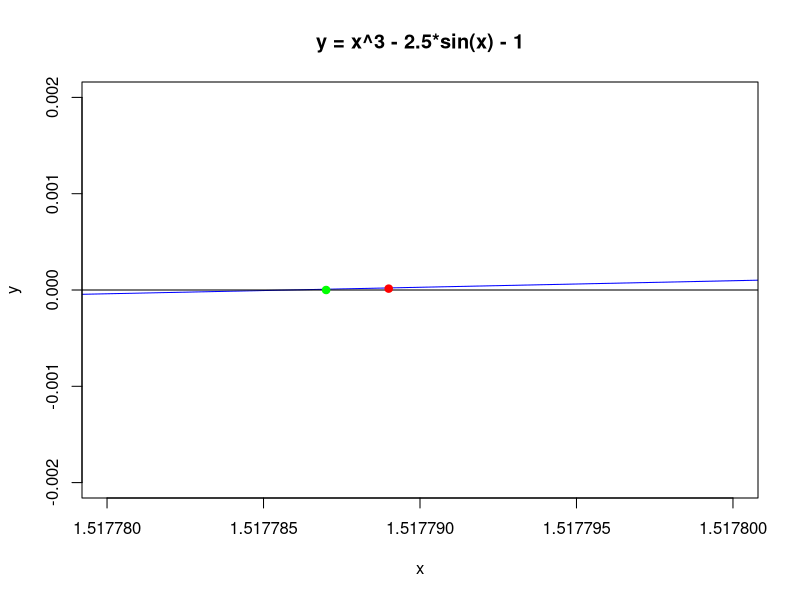

Generate this figure with R:
# compare two dots
x <- seq(-10, 10, length.out = 10000)

# f(x)
y <- x^3 - 2.5*sin(x) - 1

xlim1 <- 1.51778
xlim2 <- 1.51780

ylim1 <- -0.002
ylim2 <- 0.002

func <- "y = x^3 - 2.5*sin(x) - 1"

plot(x, y, xlim = c(xlim1, xlim2), ylim = c(ylim1, ylim2), type = "l", col = "Blue", main = func)
abline(v = 0, lty = 1)
abline(h = 0, lty = 1)

# absolute error
c1 <- 1.517789                                           # False: 1.517787         Secant: 1.517787        Bisec: 1.517784
f1 <- 1.418756e-05                                       # False: -4.440892e-16    Secant: -1.152314e-10   Bisec: -1.629232e-05
points(c1, f1, pch = 20, cex = 1.5, col = 'red')

# relative error
c2 <- 1.517787                                           # False: 1.51777          Secant: 1.517787        Bisec: 1.517787
f2 <- -4.440892e-16                                      # False: -0.0001093708    Secant: -4.440892e-16   Bisec: 8.881784e-16
points(c2, f2, pch = 20, cex = 1.5, col = 'green')

## make data frame to compare every methods
num_iteration <- c(16, 53, 7, 9, 999, 27, 6, 10)
approx_root <- c(1.517784, 1.517787, 1.517787, 1.517787, 1.517787, 1.51777, 1.517789, 1.517787)
function_value <- c(-1.629232e-05, 8.881784e-16, -1.152314e-10, -4.440892e-16, -4.440892e-16, -0.0001093708, 1.418756e-05, -4.440892e-16)
df <- data.frame(num_iteration, approx_root, function_value)

rownames(df) = c("Bisec_Absolute", "Bisec_Relative", "Secant_Absolute", "Secant_Relative", 
                 "Falsepos_Absolute", "Falsepos_Relative", "Newton_Absolute", "Newton_Relative")

df1 <- df[c(order(abs(df$function_value))), ]
df2 <- df[c(order(df$num_iteration)), ]
df3 <- df[c(order(abs(df$function_value), df$num_iteration)), ]